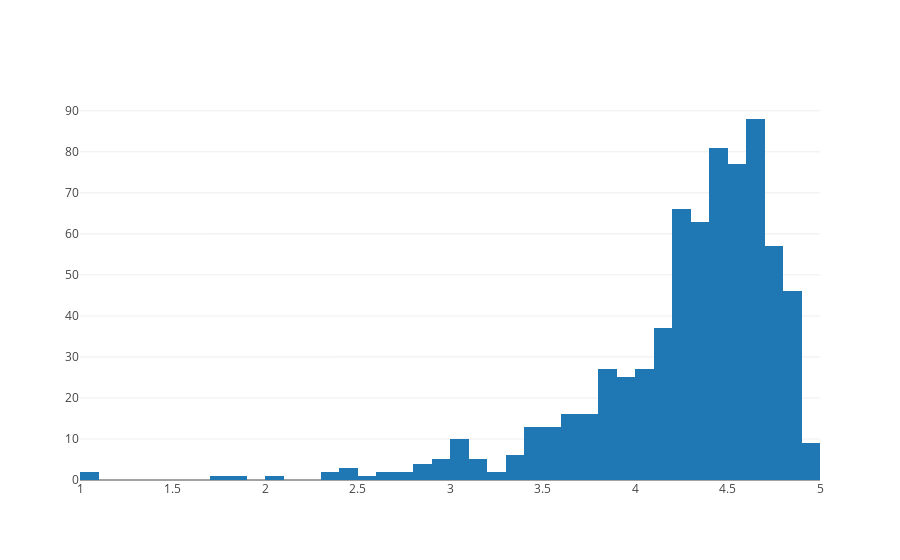

Notebook code for this chart:
### Code cell
#overall rating distribution of paid apps
data = [go.Histogram(
        x = df.loc[df['Type']=="Paid"].Rating,
        xbins = {'start': 1, 'size': 0.1, 'end' :5}
)]

print('Average app rating = ', np.mean(df.loc[df['Type']=="Paid"].Rating))
plotly.offline.iplot(data, filename='overall_rating_distribution')

### Figure 1 — Plotly figure (JSON) as saved in the notebook; plotly's stock layout.template omitted (floating-point values rounded to 4 significant figures; data arrays with more than 128 entries replaced by an {"elided": "..."} marker saying what was removed)
{"data": [{"type": "histogram", "uid": "8f108247-1a38-40e6-bdd6-fae1c2118575", "x": {"elided": "751 float values"}, "xbins": {"end": 5, "size": 0.1, "start": 1}}], "layout": {}}
